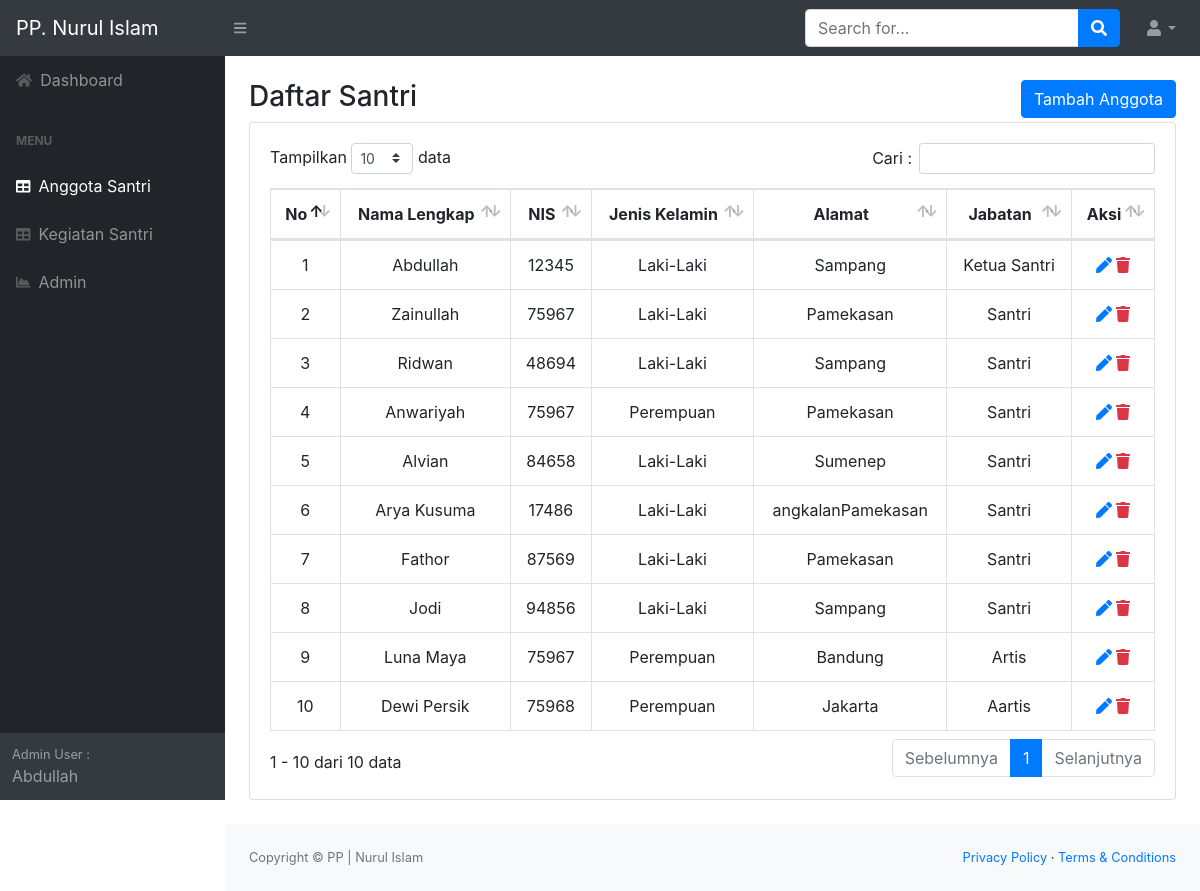
Page /page/admin/index.php?page=anggota (signed in) on the committed database.
### tables this page shows
CREATE TABLE `tbl_anggota` (
  `id_anggota` int(11) NOT NULL,
  `nama_anggota` varchar(40) NOT NULL,
  `nis_anggota` int(11) NOT NULL,
  `jenis_kelamin` varchar(10) NOT NULL,
  `alamat` text NOT NULL,
  `jabatan` varchar(20) NOT NULL
);

### page/admin/anggota_santri.php (the view)
<div class="container-fluid">
    <div class="row">
        <div class="col-md-8">
            <h3>Daftar Santri</h3>
        </div>
        <div class="col-md-4" align="right">
            <a href="index.php?page=tambah_anggota" class="btn btn-primary">Tambah Anggota</a>
        </div>
    </div>
    <div class="card mb-4">
        <div class="card-body">
            <div class="table-responsive">
                <table class="table table-bordered" id="dataTable" width="100%" cellspacing="0">
                    <thead>
                        <tr align="center">
                            <th>No</th>
                            <th>Nama Lengkap</th>
                            <th>NIS</th>
                            <th>Jenis Kelamin</th>
                            <th>Alamat</th>
                            <th>Jabatan</th>
                            <th>Aksi</th>
                        </tr>
                    </thead>
                    <tbody>
                        <?php
                            $mhs = mysqli_query($koneksi, "SELECT * FROM tbl_anggota");
                            $no = 1;
                            foreach($mhs as $row):
                        ?>
                            <tr align="center">
                                <td><?php echo $no;?></td>
                                <td><?php echo $row['nama_anggota'];?></td>
                                <td><?php echo $row['nis_anggota'];?></td>
                                <td><?php echo $row['jenis_kelamin'];?></td>
                                <td><?php echo $row['alamat'];?></td>
                                <td><?php echo $row['jabatan'];?></td>
                                <td>
                                    <a class="text-primary" href="index.php?page=edit_anggota&id_anggota=<?php echo $row['id_anggota'];?>"><i class="ace-icon fas fa-pen bigger-130"></i></a>
                                    <a class="text-danger" href="delete_anggota.php?id_anggota=<?php echo $row['id_anggota'];?>" onclick="return confirm('Hapus Data Ini?')"><i class="ace-icon fas fa-trash bigger-130"></i></a>
                                </td>
                            </tr>
                        <?php
                            $no++;
                            endforeach;
                        ?>
                    </tbody>
                </table>
            </div>
        </div>
    </div>
</div>

### page/admin/index.php (shortened to what this page needs)
<?php
include "../koneksi.php";
?>
<!DOCTYPE html>
<html lang="en">
<head>
    <link href="../css/bootstrap.min.css" rel="stylesheet" />
    <link href="../css/styles.css" rel="stylesheet" />
    <link href="../css/dataTables.bootstrap4.min.css" rel="stylesheet" />
</head>
<body class="sb-nav-fixed">
    <nav class="sb-topnav navbar navbar-expand navbar-dark bg-dark">
        <a class="navbar-brand" href="index.html">PP. Nurul Islam</a>
        <button class="btn btn-link btn-sm order-1 order-lg-0" id="sidebarToggle" href="#"><i class="fas fa-bars"></i></button>
        <form class="d-none d-md-inline-block form-inline ml-auto mr-0 mr-md-3 my-2 my-md-0">
            <div class="input-group">
                <input class="form-control" type="text" placeholder="Search for..." aria-label="Search" aria-describedby="basic-addon2" />
                <div class="input-group-append">
                    <button class="btn btn-primary" type="button"><i class="fas fa-search"></i></button>
                </div>
            </div>
        </form>
        <ul class="navbar-nav ml-auto ml-md-0">
            <li class="nav-item dropdown">
                <a class="nav-link dropdown-toggle" id="userDropdown" href="#" role="button" data-toggle="dropdown" aria-haspopup="true" aria-expanded="false"><i class="fas fa-user fa-fw"></i></a>
            </li>
        </ul>
    </nav>
    <div id="layoutSidenav">
        <div id="layoutSidenav_nav">
            <nav class="sb-sidenav accordion sb-sidenav-dark" id="sidenavAccordion">
                <div class="sb-sidenav-menu">
                    <div class="nav">
                        <a class="nav-link" href="index.php">
                            <div class="sb-nav-link-icon"><i class="fas fa-home"></i></div>
                            Dashboard
                        </a>
                        <div class="sb-sidenav-menu-heading">Menu</div>
                        <a class="nav-link" href="index.php?page=anggota">
                            <div class="sb-nav-link-icon"><i class="fas fa-table"></i></div>
                            Anggota Santri
                        </a>
                        <a class="nav-link" href="index.php?page=kegiatan">
                            <div class="sb-nav-link-icon"><i class="fas fa-table"></i></div>
                            Kegiatan Santri
                        </a>
                        <a class="nav-link" href="index.php?page=profil">
                            <div class="sb-nav-link-icon"><i class="fas fa-chart-area"></i></div>
                            Admin
                        </a>
                    </div>
                </div>
                <div class="sb-sidenav-footer">
                    <div class="small">Admin User :</div>
                    <?php echo $_SESSION['nama']; ?>
                </div>
            </nav>
        </div>
        <div id="layoutSidenav_content">
            <main>
                <?php
                @$page = $_GET['page'];
                if ($page == "anggota") {
                    include("anggota_santri.php");
                } else if ($page == "tambah_anggota") {
                    include("tambah_anggota.php");
                } else if ($page == "edit_anggota") {
                    include("edit_anggota.php");
                } else if ($page == "kegiatan") {
                    include("kegiatan.php");
                } else if ($page == "tambah_kegiatan") {
                    include("tambah_kegiatan.php");
                } else if ($page == "edit_kegiatan") {
                    include("edit_kegiatan.php");
                } else if ($page == "kategori") {
                    include("kategori.php");
                } else if ($page == "tambah_kategori") {
                    include("tambah_kategori.php");
                } else if ($page == "edit_kategori") {
                    include("edit_kategori.php");
                } else if ($page == "galeri") {
                    include("galeri.php");
                } else if ($page == "tambah_galeri") {
                    include("tambah_galeri.php");
                } else if ($page == "edit_galeri") {
                    include("edit_galeri.php");
                } else if ($page == "profil") {
                    include("profil.php");
                } else if ($page == "edit_profil") {
                    include("edit_profil.php");
                } else {
                    include("dashboard.php");
                }
                ?>
            </main>
            <footer class="py-4 bg-light mt-auto">
                <?php include("footer.php") ?>
            </footer>
        </div>
    </div>
</body>
</html>

### page/admin/footer.php
<div class="container-fluid">
    <div class="d-flex align-items-center justify-content-between small">
        <div class="text-muted">Copyright &copy; PP | Nurul Islam</div>
        <div>
            <a href="#">Privacy Policy</a>
            &middot;
            <a href="#">Terms &amp; Conditions</a>
        </div>
    </div>
</div>

### rows in the picture
tbl_anggota: nama_anggota "Abdullah", nis_anggota "12345", jenis_kelamin "Laki-Laki", alamat "Sampang", jabatan "Ketua Santri"
tbl_anggota: nama_anggota "Zainullah", nis_anggota "75967", jenis_kelamin "Laki-Laki", alamat "Pamekasan", jabatan "Santri"
tbl_anggota: nama_anggota "Ridwan", nis_anggota "48694", jenis_kelamin "Laki-Laki", alamat "Sampang", jabatan "Santri"
tbl_anggota: nama_anggota "Anwariyah", nis_anggota "75967", jenis_kelamin "Perempuan", alamat "Pamekasan", jabatan "Santri"
tbl_anggota: nama_anggota "Alvian", nis_anggota "84658", jenis_kelamin "Laki-Laki", alamat "Sumenep", jabatan "Santri"
tbl_anggota: nama_anggota "Arya Kusuma", nis_anggota "17486", jenis_kelamin "Laki-Laki", alamat "angkalanPamekasan", jabatan "Santri"
tbl_anggota: nama_anggota "Fathor", nis_anggota "87569", jenis_kelamin "Laki-Laki", alamat "Pamekasan", jabatan "Santri"
tbl_anggota: nama_anggota "Jodi", nis_anggota "94856", jenis_kelamin "Laki-Laki", alamat "Sampang", jabatan "Santri"
tbl_anggota: nama_anggota "Luna Maya", nis_anggota "75967", jenis_kelamin "Perempuan", alamat "Bandung", jabatan "Artis"
tbl_anggota: nama_anggota "Dewi Persik", nis_anggota "75968", jenis_kelamin "Perempuan", alamat "Jakarta", jabatan "Aartis"

### other values in the picture
$_SESSION['nama'] "Abdullah"
